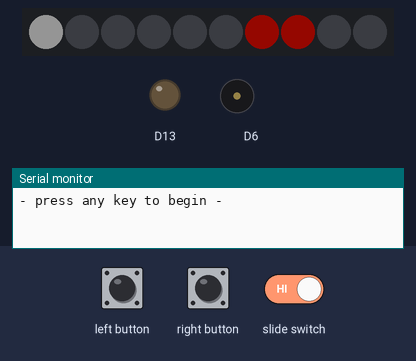
A sketch run on a simulated Adafruit Circuit Playground Express. On the bench: 10 RGB LEDs in strip order, left to right, output pins drawn as LEDs (lit = HIGH), buzzer (waves = sounding), the last lines printed to the serial monitor. The inputs (shaded band) are chosen by the test bench. Dim RGB values are drawn brighter than linear; random numbers use the default seed unless the sketch sets one.

Above: at 1.2 s.
1.3 s: left button pressed for 0.15 s
At 2.2 s:
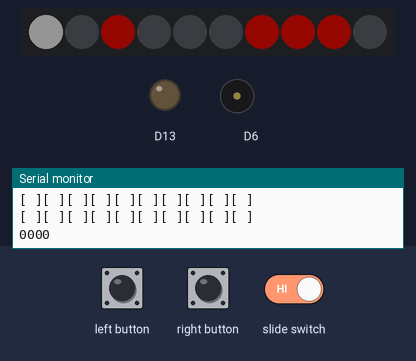
3.1 s: right button pressed for 0.15 s
At 3.5 s:
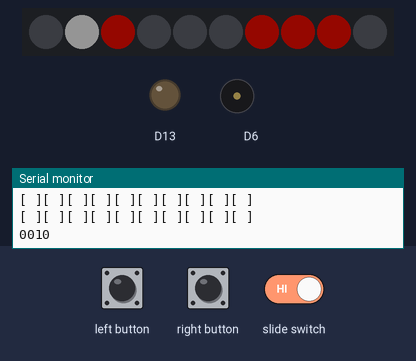
4.7 s: slide switch set LOW
At 5.8 s:
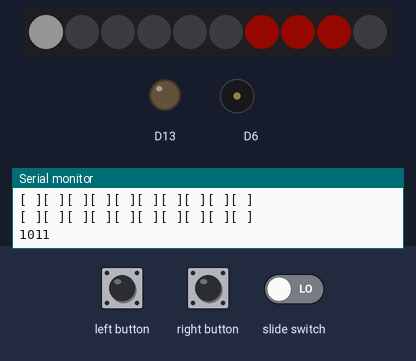
6.3 s: right button pressed for 1 s
At 7.1 s:
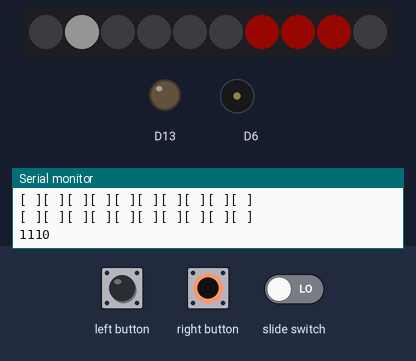
8.8 s: slide switch set HIGH
At 10.1 s:
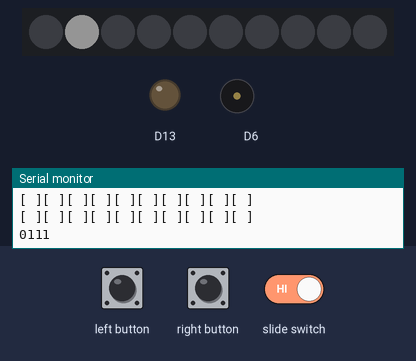
10.4 s: left button pressed for 1 s
At 11.4 s:
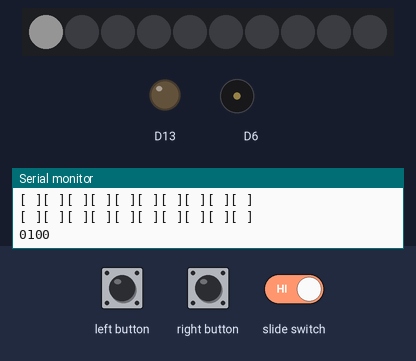
Timing chart, 0 to 13.4 s (numbered marks = the images above; inputs shaded):
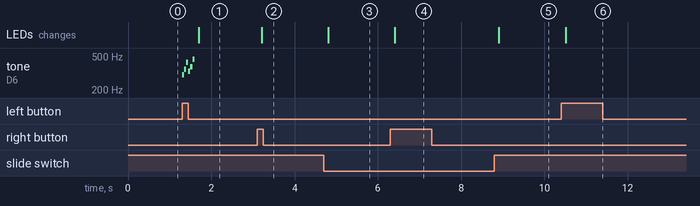

Measured:
- after the input at 1.3 s, tone on D6: plays 300 Hz for 0.05 s, 350 Hz for 0.05 s, 420 Hz for 0.05 s, 330 Hz for 0.05 s, 375 Hz for 0.05 s, 460 Hz for 0.05 s, starting at once; the LEDs: change after 0.40 s (image 1)
- after the input at 3.1 s, the LEDs: change after 0.11 s (image 2)
- after the input at 4.7 s, the LEDs: change after 0.11 s (image 3)
- after the input at 6.3 s, the LEDs: change after 0.11 s (image 4)
- after the input at 8.8 s, the LEDs: change after 0.11 s (image 5)
- after the input at 10.4 s, the LEDs: change after 0.11 s (image 6)

The sketch:

week9-10puzzle2_copy_20230607135502.ino
```cpp
#include <Adafruit_CircuitPlayground.h>

int map1[10][10] = {
  { 2, 0, 0, 0, 0, 0, 1, 1, 0, 0 },
  { 0, 0, 0, 0, 0, 0, 0, 0, 0, 0 },
  { 0, 0, 1, 0, 0, 0, 0, 0, 0, 0 },
  { 0, 0, 0, 1, 0, 0, 0, 1, 1, 0 },
  { 0, 0, 0, 0, 0, 0, 0, 0, 0, 0 },
  { 0, 0, 0, 0, 0, 0, 0, 0, 0, 0 },
  { 0, 0, 0, 0, 0, 0, 0, 0, 0, 0 },
  { 0, 0, 0, 0, 0, 1, 1, 0, 0, 0 },
  { 0, 0, 0, 0, 0, 0, 0, 0, 0, 0 },
  { 1, 0, 0, 1, 0, 0, 0, 0, 0, 0 }
};

int rb = 5;  //right button
int lb = 4;  //left button
int s = 7;   //switch

volatile int xl = 0;   //x location
volatile int yl = 0;   //y location
volatile int gx = 0;   //gold x location
volatile int gy = 0;   //gold y location
volatile int dir = 0;  //direction 0=horizontal

volatile bool rf = 0;  //right flag
volatile bool lf = 0;  //left flag
volatile bool sf = 0;
volatile bool start = 1;

void rs() {
  rf = 1;
}  //right button state
void ls() {
  lf = 1;
}  //left button state
void sc() {
  sf = 1;
}  //switch state

void Start() { //randomizes the obstacles on the map
  for (int t = 0; t < 14; t++) {
    map1[random(9)][random(9)] = 1;
  }
  gx = random(9);
  gy = random(9);
  map1[gy][gx] = 3;
  CircuitPlayground.playTone(300, 50);
  CircuitPlayground.playTone(350, 50);
  CircuitPlayground.playTone(420, 50);
  CircuitPlayground.playTone(330, 50);
  CircuitPlayground.playTone(375, 50);
  CircuitPlayground.playTone(460, 50);
  start = 0;
}

void update() {
  Serial.println();
  map1[yl][xl] = 2;
  for (int i = 0; i < 10; i++) {
    for (int t = 0; t < 9; t++) {  //prints the first nine lines of array
      if (map1[i][t] == 2) {
        Serial.print("[O]");
      } else if ((map1[i][t] == 3)) {
        Serial.print("[X]");
      } else {
        Serial.print("[ ]");
      }
    }
    if (map1[i][9] == 2) {  //prints the last line of array & starts new line
      Serial.println("[O]");
    } else if ((map1[i][9] == 3)) {
      Serial.println("[X]");
    } else {
      Serial.println("[ ]");
    }
  }
  if (gx == xl && gy == yl) {
    Serial.println("- YOU WIN! -");
    Serial.println("- press any key to begin -");
    start = 1;
  }
  Serial.print(dir);
  Serial.print(yl);
  Serial.print(xl);
  Serial.print(sf);
}

void setup() {
  Serial.begin(9600);
  CircuitPlayground.begin();

  pinMode(rb, INPUT_PULLDOWN);
  pinMode(lb, INPUT_PULLDOWN);
  attachInterrupt(digitalPinToInterrupt(rb), rs, RISING);
  attachInterrupt(digitalPinToInterrupt(lb), ls, RISING);
  attachInterrupt(digitalPinToInterrupt(s), sc, CHANGE);
  Serial.println("- press any key to begin -");
}

void loop() {
  if (lf) {  //backwards movement on the board
    if (start == 1) { Start(); }
    map1[yl][xl] = 0;
    if (dir == 0 && (map1[yl][xl - 1] != 1) && (xl > 0)) { xl--; }
    if (yl > 0) {
      if (dir == 1 && map1[yl - 1][xl] != 1) { yl--; }  //not sure why, but I couldn't combine the ifs with an "&&"
    }
    update();
    delay(100);
    lf = 0;
  }
  if (rf) {  //forward movement on the board
    if (start == 1) { Start(); }
    map1[yl][xl] = 0;
    if (dir == 0 && map1[yl][xl + 1] != 1 && xl < 9) { xl++; }
    if (dir == 1 && map1[yl + 1][xl] != 1 && yl < 9) { yl++; }
    update();
    delay(100);
    rf = 0;
  }
  if (sf) {  //changes axis that the board displays
    if (start == 1) { Start(); }
    dir++;
    if (dir == 2) { dir = 0; }
    update();
    delay(100);
    sf = 0;
  }
  if (dir == 0) {
    for (int t = 0; t < 10; t++) {  //sets the lights on the board according to the matrix value
      if (map1[yl][t] == 0) {
        CircuitPlayground.setPixelColor(t, 0, 0, 0);
      } else if (map1[yl][t] == 1) {
        CircuitPlayground.setPixelColor(t, 250, 20, 0);
      } else if (map1[yl][t] == 2) {
        CircuitPlayground.setPixelColor(t, 255, 255, 255);
      } else if (map1[yl][t] == 3) {
        CircuitPlayground.setPixelColor(t, 0, 250, 0);
      }
    }
  }
  if (dir == 1) {
    for (int t = 0; t < 10; t++) {  //sets the lights on the board according to the matrix value
      if (map1[t][xl] == 0) {
        CircuitPlayground.setPixelColor(t, 0, 0, 0);
      } else if (map1[t][xl] == 1) {
        CircuitPlayground.setPixelColor(t, 250, 20, 0);
      } else if (map1[t][xl] == 2) {
        CircuitPlayground.setPixelColor(t, 255, 255, 255);
      } else if (map1[t][xl] == 3) {
        CircuitPlayground.setPixelColor(t, 0, 250, 0);
      }
    }
  }
}
```
